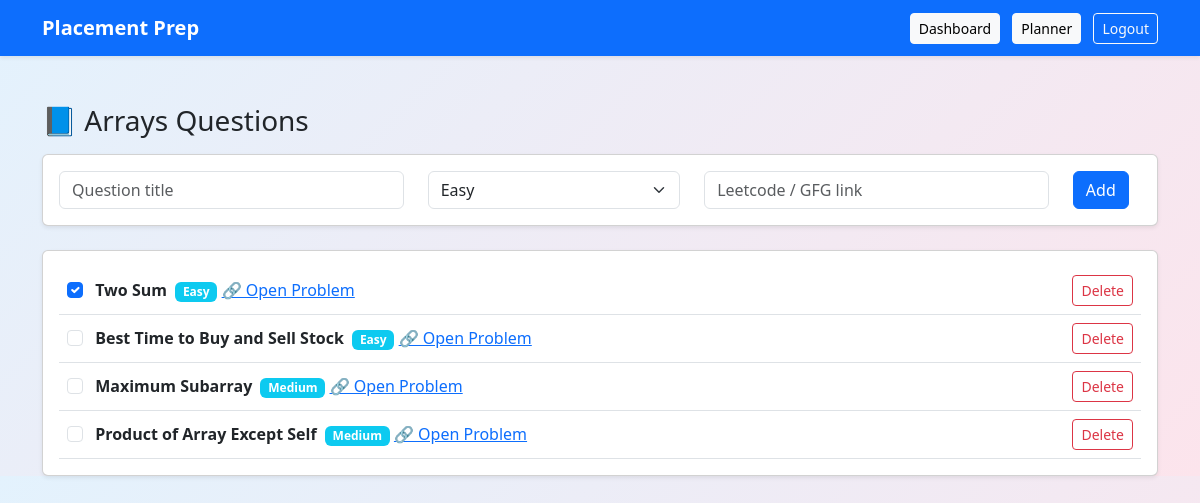
/questions/Arrays (signed in), run on the app's committed database.
### app.py (models this page shows)
class Question(db.Model):
    id = db.Column(db.Integer, primary_key=True)
    title = db.Column(db.String(200))
    difficulty = db.Column(db.String(20))
    link = db.Column(db.String(300))
    topic = db.Column(db.String(50))
    solved = db.Column(db.Boolean, default=False)
    user_email = db.Column(db.String(100))

### app.py (the view)
@app.route("/questions/<topic>")
def view_questions(topic):
    if "user" not in session:
        return redirect(url_for("login"))
    questions = Question.query.filter_by(
        user_email=session["user"],
        topic=topic
    ).all()
    return render_template(
        "questions.html",
        topic=topic,
        questions=questions
    )

### templates/questions.html (shortened to what this page needs)
{% extends "base.html" %}
{% block content %}
<h3 class="mb-3">📘 {{ topic }} Questions</h3>
<div class="card p-3 mb-4 shadow-sm">
  <form action="/add-question" method="POST">
    <div class="row">
      <div class="col-md-4">
        <input class="form-control" name="title" placeholder="Question title" required>
      </div>
      <div class="col-md-3">
        <select name="difficulty" class="form-select">
          <option>Easy</option>
        </select>
      </div>
      <div class="col-md-4">
        <input class="form-control" name="link" placeholder="Leetcode / GFG link">
      </div>
      <div class="col-md-1">
        <button class="btn btn-primary">Add</button>
      </div>
    </div>
  </form>
</div>
<div class="card p-3 shadow-sm">
  {% for q in questions %}
  <div class="d-flex justify-content-between align-items-center border-bottom p-2">
    <div>
      <input
        class="form-check-input me-2"
        type="checkbox"
        {% if q.solved %}checked{% endif %}
        onchange="toggleQ({{ q.id }})"
      >
      <strong>{{ q.title }}</strong>
      <span class="badge bg-info ms-1">
        {{ q.difficulty }}
      </span>
     {% if q.link %}
  <a href="{{ q.link.strip() }}" target="_blank" rel="noopener">
    🔗 Open Problem
  </a>
{% endif %}
    </div>
    <form action="/delete-question" method="post" class="m-0">
      <button class="btn btn-sm btn-outline-danger">
        Delete
      </button>
    </form>
  </div>
  {% endfor %}
</div>
{% endblock %}

### data on the page
Question: solved "☑", title "Two Sum", difficulty "Easy"
Question: title "Best Time to Buy and Sell Stock", difficulty "Easy"
Question: title "Maximum Subarray", difficulty "Medium"
Question: title "Product of Array Except Self", difficulty "Medium"

### other printed values
{{ topic }} "Arrays"
